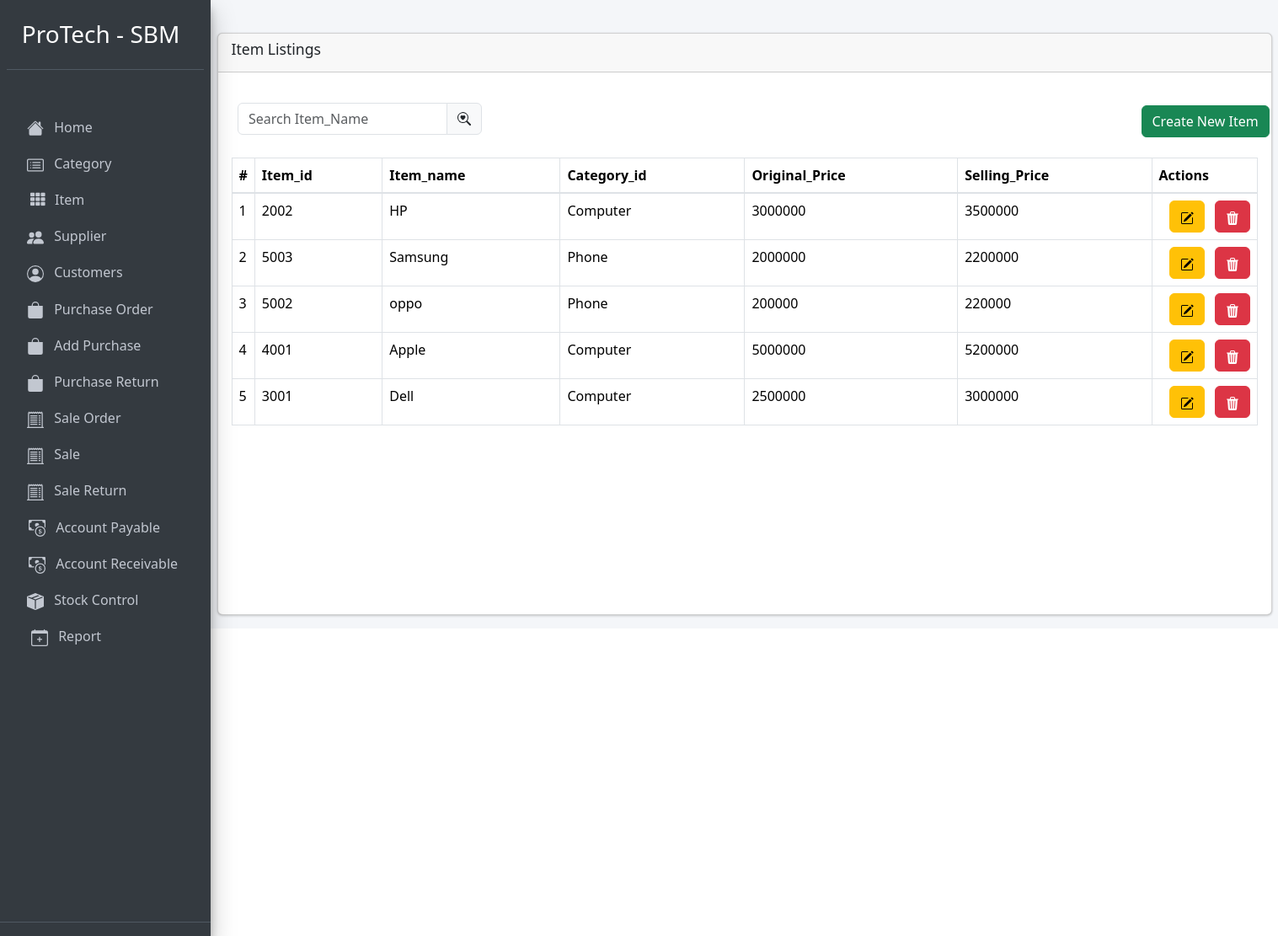
/item.php, run on the app's committed database.
### tables this page shows
CREATE TABLE `item` (
  `id` int(11) NOT NULL,
  `item_id` varchar(255) NOT NULL,
  `item_name` varchar(255) NOT NULL,
  `categories_id` varchar(255) NOT NULL,
  `original_price` int(11) NOT NULL,
  `selling_price` int(11) NOT NULL
);

CREATE TABLE `categories` (
  `id` int(11) NOT NULL,
  `categories_code` varchar(255) NOT NULL,
  `categories_name` varchar(255) NOT NULL
);

### item.php (the view, shortened to what this page needs)
<?php
require '../Config/config.php';
  ?>
 <?php include 'header.php';?>
  <?php
    if (!empty($_GET['pageno'])) {
      $pageno = $_GET['pageno'];
    }else {
      $pageno = 1;
    }
    $numOfrecs = 5;
    $offset = ($pageno - 1) * $numOfrecs;
    if (empty($_POST['search'])) {
      $stmt = $pdo->prepare("SELECT * FROM item ORDER BY id  DESC");
      $stmt->execute();
      $rawResult = $stmt->fetchAll();
      $stmt = $pdo->prepare("SELECT * FROM item ORDER BY id DESC LIMIT $offset,$numOfrecs");
      $stmt->execute();
      $result = $stmt->fetchAll();
    }
   ?>
    <div class="col-md-12">
      <div class="card">
        <div class="card-header">
          <h3 class="card-title">Item Listings</h3>
        </div>
        <div class="card-body">
          <div class="col-3" style="">
            <form class="" action="" method="post">
              <div class="input-group" style="margin-top:20px;">
                <input type="text" class="form-control" placeholder="Search Item_Name" name="search">
                <button type="submit" class="input-group-text" id="basic-addon2">
                </button>
              </div>
            </form>
          </div>
          <div class="" style="margin-left:1080px; margin-top:-35px;">
            <a href="item_add.php" type="button" class="btn btn-success">Create New Item</a>
          </div>
        <div class="outer">
          <table class="table table-bordered mt-4 table-hover">
            <thead>
              <tr>
                <th style="width: 10px">#</th>
                <th>Item_id</th>
                <th>Item_name</th>
                <th>Category_id</th>
                <th>Original_Price</th>
                <th>Selling_Price</th>
                <th style="width:40px;">Actions</th>
              </tr>
            </thead>
            <tbody>
              <?php
                if ($result) {
                  $idd = 1;
                  foreach ($result as $value) {
                    $id = $value['categories_id'];
                    $catStmt = $pdo->prepare("SELECT * FROM categories WHERE id='$id'");
                    $catStmt->execute();
                    $catResult = $catStmt->fetch(PDO::FETCH_ASSOC);
               ?>
              <tr>
                <td><?php echo $idd; ?></td>
                <td><?php echo $value['item_id'];?></td>
                <td><?php echo $value['item_name'];?></td>
                <td><?php echo $catResult['categories_name']; ?></td>
                <td><?php echo $value['original_price']; ?></td>
                <td><?php echo $value['selling_price']; ?></td>
                <td>
                  <div class="btn-group">
                    <div class="container">
                    <a href="item_edit.php?id=<?php echo $value['id'];?>" type="button" class="btn btn-warning">
                    </a>
                    </div>
                    <div class="contaienr">
                    <a href="item_delete.php?id=<?php echo $value['id'];?>" type="button" class="btn btn-danger"  onclick="return confirm('Are you sure you want to Delete?');">
                    </a>
                    </div>
                  </div>
                </td>
              </tr>
              <?php
                $idd++;
                  }
                }
               ?>
            </tbody>
          </table>
        </div>
      </div>
      </div>
    </div>

### item.php (style rules this page uses)
.outer { overflow-y: scroll; height: 550px; }
.outer { width: 100%; -layout: fixed; }
.outer th { text-align: left; top: 0; position: sticky; background-color: white; }

### data on the page
item: item "2002", item_name "HP", categories.categories_name "Computer", original_price "3000000", selling_price "3500000"
item: item "5003", item_name "Samsung", categories.categories_name "Phone", original_price "2000000", selling_price "2200000"
item: item "5002", item_name "oppo", categories.categories_name "Phone", original_price "200000", selling_price "220000"
item: item "4001", item_name "Apple", categories.categories_name "Computer", original_price "5000000", selling_price "5200000"
item: item "3001", item_name "Dell", categories.categories_name "Computer", original_price "2500000", selling_price "3000000"
